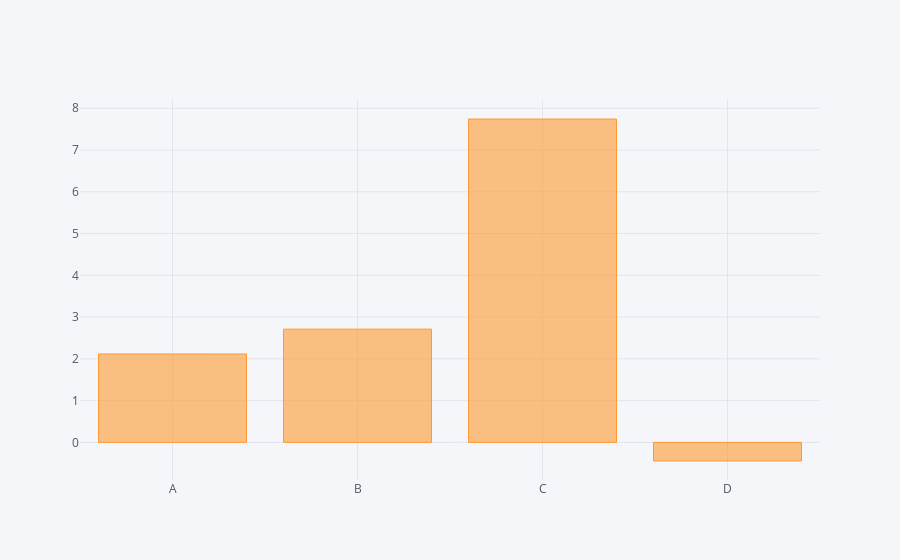

Source (notebook cell):
### Code cell
df.sum().iplot(kind='bar')

### Figure 1 — Plotly figure (JSON) as saved in the notebook; plotly's stock layout.template omitted (floating-point values rounded to 4 significant figures)
{"data": [{"marker": {"color": "rgba(255, 153, 51, 0.6)", "line": {"color": "rgba(255, 153, 51, 1.0)", "width": 1}}, "name": "None", "orientation": "v", "text": "", "type": "bar", "uid": "0b22d34f-b256-43b4-8201-c4d729b33153", "x": ["A", "B", "C", "D"], "y": [2.118, 2.712, 7.743, -0.4453]}], "layout": {"legend": {"bgcolor": "#F5F6F9", "font": {"color": "#4D5663"}}, "paper_bgcolor": "#F5F6F9", "plot_bgcolor": "#F5F6F9", "title": {"font": {"color": "#4D5663"}}, "xaxis": {"gridcolor": "#E1E5ED", "showgrid": true, "tickfont": {"color": "#4D5663"}, "title": {"font": {"color": "#4D5663"}, "text": ""}, "zerolinecolor": "#E1E5ED"}, "yaxis": {"gridcolor": "#E1E5ED", "showgrid": true, "tickfont": {"color": "#4D5663"}, "title": {"font": {"color": "#4D5663"}, "text": ""}, "zerolinecolor": "#E1E5ED"}}}
